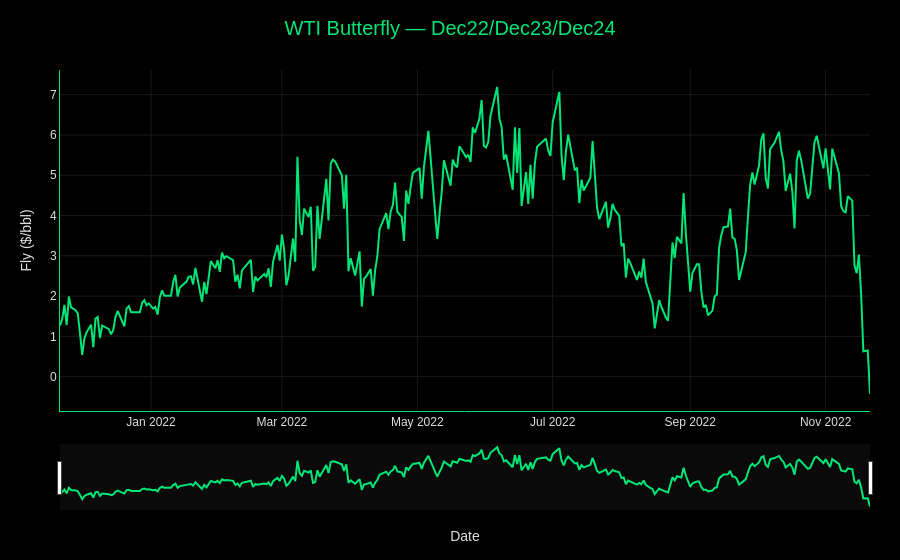

Notebook code cell kept with this figure:
### Markdown cell above
## Butterfly — Dec22/Dec23/Dec24

Synthetic fly: `P(front) - 2*P(mid) + P(back)`.

### Code cell
series = flies.query("contract == 'CLZ2022-CLZ2023-CLZ2024'").sort_values("date")
fig = line_figure(
    series,
    title="WTI Butterfly \u2014 Dec22/Dec23/Dec24",
    y_title="Fly ($/bbl)",
    fill_to_zero=False,
)
fig.show()

### Figure 1 — Plotly figure (JSON) as saved in the notebook; plotly's stock layout.template omitted (floating-point values rounded to 4 significant figures; data arrays with more than 128 entries replaced by an {"elided": "..."} marker saying what was removed)
{"data": [{"hovertemplate": "%{x|%b %d, %Y}<br>Fly ($/bbl): %{y:.2f}<extra></extra>", "line": {"color": "#00E676", "width": 2}, "mode": "lines", "name": "Fly ($/bbl)", "type": "scatter", "x": {"elided": "287 str values"}, "y": {"elided": "287 float values"}}], "layout": {"font": {"color": "#E0E0E0", "family": "Arial"}, "hovermode": "x unified", "margin": {"b": 50, "l": 60, "r": 30, "t": 70}, "paper_bgcolor": "#000000", "plot_bgcolor": "#000000", "title": {"font": {"color": "#00E676", "size": 20}, "text": "WTI Butterfly — Dec22/Dec23/Dec24", "x": 0.5, "xanchor": "center"}, "xaxis": {"gridcolor": "#1A1A1A", "linecolor": "#00E676", "linewidth": 1, "rangeslider": {"bgcolor": "#0A0A0A", "visible": true}, "showline": true, "title": {"text": "Date"}}, "yaxis": {"gridcolor": "#1A1A1A", "linecolor": "#00E676", "linewidth": 1, "showline": true, "title": {"text": "Fly ($/bbl)"}, "zeroline": false}}}
